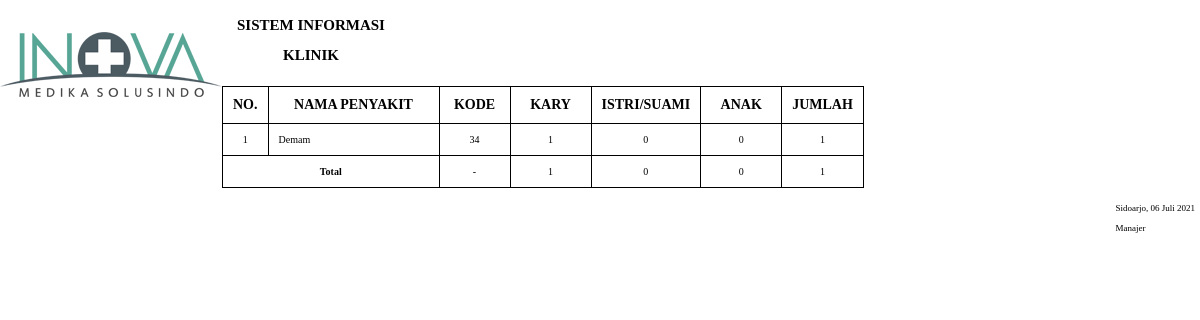
The app's page /laporan/penyakit.php with its own data.
### tables this page shows
CREATE TABLE `rekammedik` (
  `id_rm` int(5) NOT NULL,
  `nomorRm` varchar(50) NOT NULL,
  `kodepasien` varchar(50) NOT NULL,
  `kodedokter` varchar(50) NOT NULL,
  `keluhan` varchar(150) NOT NULL,
  `diagnosa` varchar(150) NOT NULL,
  `tindakan` varchar(50) NOT NULL,
  `id_rs` int(5) NOT NULL,
  `spesialis` int(5) NOT NULL,
  `id_penyakit` int(5) NOT NULL,
  `jam` varchar(150) NOT NULL,
  `tgl` varchar(150) NOT NULL,
  `kodeuser` varchar(150) NOT NULL
);

CREATE TABLE `penyakit` (
  `id_penyakit` int(5) NOT NULL,
  `nama_penyakit` varchar(15) NOT NULL,
  `kode_pen` varchar(5) NOT NULL
);

### config/fungsi_indotgl.php (called while the page is built, shortened)
<?php
	function tgl_indo($tgl){
			$tanggal = substr($tgl,8,2);
			$bulan = getBulan(substr($tgl,5,2));
			$tahun = substr($tgl,0,4);
			return $tanggal.' '.$bulan.' '.$tahun;
	}
	function getBulan($bln){
				switch ($bln){
					case 7:
						return "Juli";
						break;
				}
			}
?>

### laporan/penyakit.php (the view, shortened to what this page needs)
<?php
	include ("../config/fungsi_indotgl.php");
    $tgl1=$_GET['tgl1'];
    $tgl2=$_GET['tgl2'];
    $manajer=$_GET['manajer']
	?>
<!doctype html>
<html>
	<head>
		<link rel="stylesheet" type="text/css" href="../css/laporan.css">
	</head>
	<body>
		<div class="page">
		<div class="kop">
            <img src="../img/kop.png" id="kop">
            <div class="header">
                <h2>SISTEM INFORMASI
KLINIK</h2>
                </div>
		</div>
            <div class="batas"></div>
            <?php
			if($tgl1=='' AND $tgl2==''){
		?>
		<table class="table" border="1px">
			<tr class="head">
				<td width="20">NO. </td><td width="150">NAMA PENYAKIT</td><td width="50">KODE </td><td width="60">KARY</td><td width="60">ISTRI/SUAMI</td><td width="60">ANAK</td><td width="60">JUMLAH</td>
			</tr>
			<?php
					$query=mysql_query("SELECT * FROM penyakit, rekammedik WHERE penyakit.id_penyakit=rekammedik.id_penyakit ORDER BY rekammedik.id_penyakit DESC");
					$no=1;
					while($r=mysql_fetch_array($query)){
					?>
						<tr bgcolor="#fff">
							<td align="center"><?php echo $no; ?></td>
                            <td><?php echo $r['nama_penyakit']; ?></td>
                            <td align="center"><?php echo $r['kode_pen']; ?></td>
                            <td align="center"><?php
                            $id_penyakit=$r['id_penyakit'];
                            $queryKaryawan=mysql_query("SELECT * FROM penyakit, rekammedik, pasien WHERE penyakit.id_penyakit=rekammedik.id_penyakit AND penyakit.id_penyakit='$id_penyakit' AND pasien.kodePasien=rekammedik.kodepasien");
                            echo $nKaryawan=mysql_num_rows($queryKaryawan);
                            ?></td>
                            <td align="center"><?php
                            $id_penyakit=$r['id_penyakit'];
                            $queryIstri=mysql_query("SELECT * FROM penyakit, rekammedik, tanggungan, pegawai_kel WHERE penyakit.id_penyakit=rekammedik.id_penyakit AND penyakit.id_penyakit='$id_penyakit' AND tanggungan.kodeTanggungan=rekammedik.kodepasien AND tanggungan.id_kpeg=pegawai_kel.id_kpeg AND pegawai_kel.status_kpeg='Istri' OR penyakit.id_penyakit=rekammedik.id_penyakit AND penyakit.id_penyakit='$id_penyakit' AND tanggungan.kodeTanggungan=rekammedik.kodepasien AND tanggungan.id_kpeg=pegawai_kel.id_kpeg AND pegawai_kel.status_kpeg='Suami'");
                            echo $nIstri=mysql_num_rows($queryIstri);
                            ?></td>
                            <td align="center"><?php
                            $id_penyakit=$r['id_penyakit'];
                            $queryAnak=mysql_query("SELECT * FROM penyakit, rekammedik, tanggungan, pegawai_kel WHERE penyakit.id_penyakit=rekammedik.id_penyakit AND penyakit.id_penyakit='$id_penyakit' AND tanggungan.kodeTanggungan=rekammedik.kodepasien AND tanggungan.id_kpeg=pegawai_kel.id_kpeg AND pegawai_kel.status_kpeg='Anak Kandung'");
                            echo $nAnak=mysql_num_rows($queryAnak);
                            ?></td>
                            <td align="center"><?php echo $nKaryawan+$nIstri+$nAnak; ?></td>
						</tr>
					<?php
					$no++;
					}
					?>
                <tr>
                    <td colspan="2" align="center"><h4>Total</h4></td>
                    <td align="center">-</td>
                    <td align="center"><?php
                            $a=mysql_query("SELECT * FROM rekammedik, pasien WHERE pasien.kodePasien=rekammedik.kodepasien");
                            echo $aa=mysql_num_rows($a);
                            ?></td>
                    <td align="center"><?php
                            $b=mysql_query("SELECT * FROM rekammedik, tanggungan, pegawai_kel WHERE tanggungan.kodeTanggungan=rekammedik.kodepasien AND tanggungan.id_kpeg=pegawai_kel.id_kpeg AND pegawai_kel.status_kpeg='Istri' OR tanggungan.kodeTanggungan=rekammedik.kodepasien AND tanggungan.id_kpeg=pegawai_kel.id_kpeg AND pegawai_kel.status_kpeg='Suami'");
                            echo $bb=mysql_num_rows($b);
                            ?></td>
                    <td align="center"><?php
                            $c=mysql_query("SELECT * FROM rekammedik, tanggungan, pegawai_kel WHERE tanggungan.kodeTanggungan=rekammedik.kodepasien AND tanggungan.kodeTanggungan=rekammedik.kodepasien AND tanggungan.id_kpeg=pegawai_kel.id_kpeg AND pegawai_kel.status_kpeg='Anak Kandung'");
                            echo $cc=mysql_num_rows($c);
                            ?></td>
                    <td align="center"><?php echo $aa+$bb+$cc; ?></td>
                </tr>
		</table>
            <?php
            }
            ?>
            <table border="0px" style="float:right;" class="ttd">
            <tr>
                <td>Sidoarjo, <?php echo tgl_indo(date('Y-m-d')); ?></td>
            </tr>
            <tr>
                <td>Manajer</td>
            </tr>
            <tr>
                <td></td>
            </tr>
            <tr>
                <td></td>
            </tr>
                 <tr>
                <td></td>
            </tr>
            <tr>
                <td><?php echo $manajer; ?></td>
            </tr>
            </table>
		</div>
	</body>
</html>

### css/laporan.css (style rules this page uses)
* { padding:0px; margin:0px; }
body { font-family:tahoma, 'sans-serif'; }
.batas { padding: 3px; }
#kop { float: left; }
.header { width: 400px; text-align: center; }
.kop { line-height:30px; }
.kop h2 { font-size: 15px; margin-top: 10px; }
table { border-collapse:collapse; margin-top: 10px; }
table .head td { background:#fff; text-align:center; font-size:14px; font-weight:bold; }
table tr td { border:1px solid #000; padding:10px; font-size:10px; }
.ttd { margin-left: 500px; margin-top: 10px; }
.ttd tr td { border:0px solid #000; padding:5px; font-size:9px; }

### records on screen
rekammedik: id_penyakit.nama_penyakit "Demam", id_penyakit.kode_pen "34", queryKaryawan "1", queryIstri "0", queryAnak "0", nAnak "1"

### other values on screen
$aa=mysql_num_rows($a) "1"
$bb=mysql_num_rows($b) "0"
$cc=mysql_num_rows($c) "0"
$aa+$bb+$cc "1"
